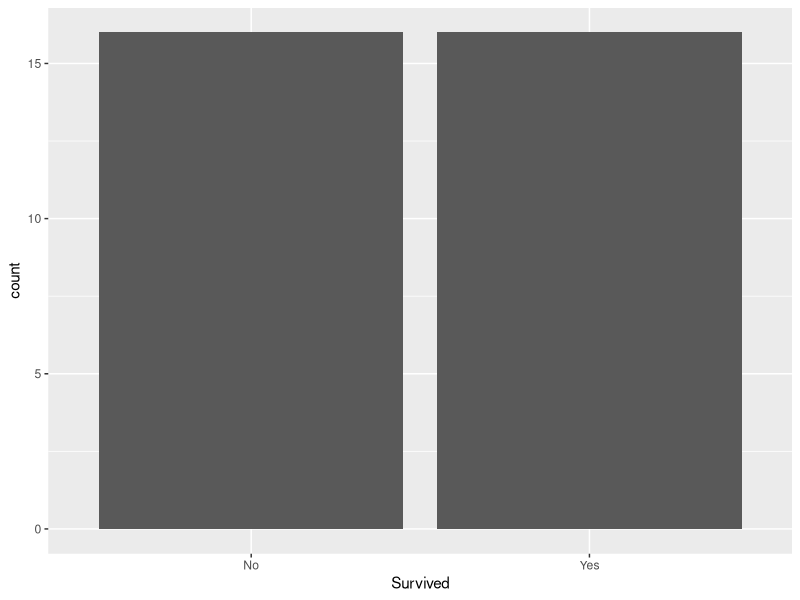

Here is the R script that generated this plot:
#This code chunk identifies my working directory 
#and sets it to where I want to save and fetch files
#TASK: fill in between the parentheses if needed. 
#If not needed, make the two lines a comment
#getwd()
#setwd()

#This brings the 'Titanic' data into my environment from Base R (Run this)
Titanic

#This code saves the Titanic data as a dataframe with a new name
#TASK: Save the Titanic data as a dataframe with a new name that includes your first name
#for example I would name my data AnnaTitanic
TejoSaiKrishnaTitanic <- data.frame(Titanic)
#This code chunk allows me to see the top 2 rows of my data
#TASK: Write the code that returns the top rows
head(TejoSaiKrishnaTitanic,n=2)
#This code chunk shows me the internal structure 
#Task: Write the code that shows the number of rows, columns, column names, class of columns   
str(TejoSaiKrishnaTitanic)
#This code chunk shows me some basic summary stats
#Such as Min, Max, Mean. Quartiles...
#Task: Write the code that gives summary stats
summary(TejoSaiKrishnaTitanic)
#This allows me to save one column as its own object ('values' in the Environment)
#Task: Write the code to create an object for just the Sex column
sex <- TejoSaiKrishnaTitanic$Sex
#and write the code to create an object for just the Age column
age <- TejoSaiKrishnaTitanic$Age
#(these should show as values in the environment window, not as 'datasets'Data')


#This takes the individual objects ('values' in the Environment) and creates a dataframe
#Once I do this, I can see the Data in the Environment 
#Task: Write the code to create one new data.frame from the Sex and Age values you just created
new_df <- data.frame(sex, age)

#This code chunk creates a subset from my dataset
#Note that the subset only appears in the Console (not the Environment)
#Task: Write the code to create a subset of the data where the Freq is > 25
#If I wanted to save the subset, I would need to name it as done in the code above

TejoSaiKrishnaTitanic[TejoSaiKrishnaTitanic$Freq > 25, ]
#This shows me how many rows are in my dataset and
#TASK: Write the code that returns the number of rows
nrow(TejoSaiKrishnaTitanic)

#This shows me how many columns are in my dataset
#TASK: Write the code that returns the number of columns
ncol(TejoSaiKrishnaTitanic)

#This also shows me how many rows and columns with just one command
#TASK: Write the code that returns the number of rows and columns with just one command
dim(TejoSaiKrishnaTitanic)

#This code will install the ggplot2 package
#TASK: Write the code that installs the ggplot2 package
install.packages("ggplot2")
  
#This code calls the ggplot2 package so I can use its functions
#Task: Write the code that 'calls' the ggplot2 package
library(ggplot2)
#This code creates a bar chart of the number of passengers that survived 
#and did not survive (2 bars)
#Task: replace the dataframe name and column names to create the chart
#(you should see the chart in the Plots window)
ggplot(TejoSaiKrishnaTitanic, aes(x = Survived)) +
  geom_bar()

